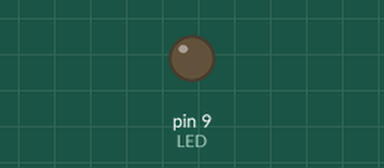
Simulated run of this sketch. Board: Arduino Uno, built with avr-gcc and run on an emulated ATmega328P. On the bench: output pins drawn as LEDs (lit = HIGH). What the sketch prints to the serial monitor is not drawn.

Above: at 0.15 s.
At 39.31 s:
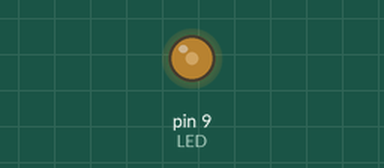
Timing chart, 0 to 40.0 s (numbered marks = the images above):
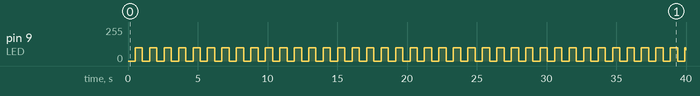

Measured:
- by itself, pin 9 (LED): 0/255 → 100/255 at 0.51 s, → 0/255 0.52 s later, → 100/255 0.52 s later, → 0/255 0.52 s later, … (78 changes in this stretch)

The sketch:

3_analogue.ino
```cpp
//아날로그 제어
int LED=9;
void setup()
{
 Serial.begin(9600);
 pinMode(LED,OUTPUT);
}

void loop() {
  for(int value =0; value <= 100; value++)
    {
      analogWrite(LED,value);
      Serial.println(value);
      delay(5);
    }
    for(int value =100; value>=0; value-- )
    {
      analogWrite(LED,value);
      Serial.println(value);
      delay(5);
    }
}
```
